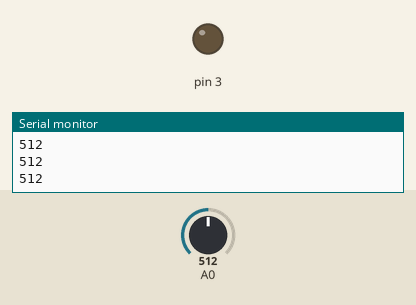
Recording of a sketch running on a simulated Arduino Uno, built with avr-gcc and run on an emulated ATmega328P. Parts: output pins drawn as LEDs (lit = HIGH), the last lines printed to the serial monitor. Inputs (shaded band) come from the test bench; at power-on: A0 = 512.

Above: at 1.2 s.
1.3 s: A0 set to 482
At 2.1 s:
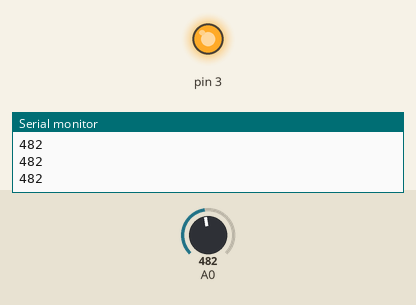
2.8 s: A0 set to 510
At 3.3 s:
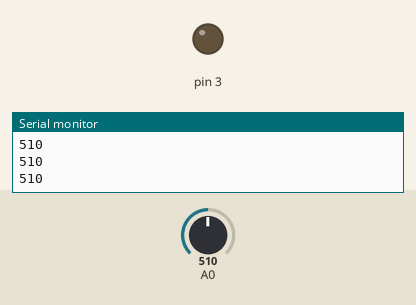
4.3 s: A0 set to 490
At 5.6 s:
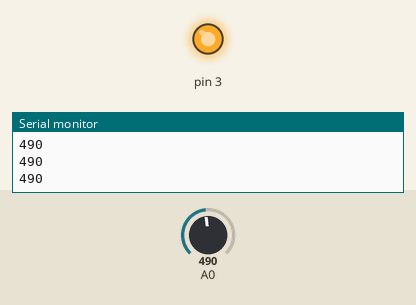
Timing chart, 0 to 7.3 s (numbered marks = the images above; inputs shaded):
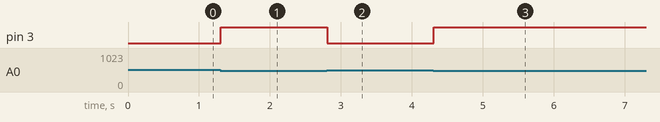

The sketch:

analog_LED1.ino
```cpp
void setup() {
  Serial.begin(9600);
pinMode(3,OUTPUT);

}

void loop() {


   int lightValue = analogRead(A0);
   Serial.println(lightValue);
   if(lightValue < 500){
    digitalWrite(3,HIGH);
   }
   if(lightValue > 500){
    digitalWrite(3,LOW);
   }
}
```

Measured:
- the behaviour switches between 500 and 499 on A0 (found by bisection; images 0 and 1)
- after the input at 1.3 s, pin 3: LOW → HIGH at once
- after the input at 2.8 s, pin 3: HIGH → LOW at once
- after the input at 4.3 s, pin 3: LOW → HIGH at once
